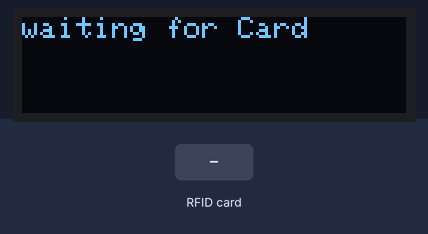
This sketch was run on a simulated Arduino Uno, built with avr-gcc and run on an emulated ATmega328P. Parts: 128×32 one-colour display. The inputs (shaded band) are chosen by the test bench. The display library's start-up logo is not drawn; what the sketch prints to the serial monitor is not drawn.

Above: at 1.3 s.
1.4 s: RFID card 5E 7A 19 C4 held to the reader
Timing chart, 0 to 4.4 s (numbered marks = the images above; inputs shaded):
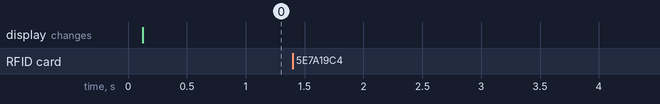

The sketch:

522_read.ino
```cpp
/*
 - Version: 0.5.4
 - Last Update: "4/14/2023"
 - Name: 522_read
 - Author: Joseph Caligiuri
 - Description: Arduino Code for using a MFRC522 RFID reader to scad tag blocks for Lily Ann Cabinets invintory
*/

//======================================================//

//Imports
#include <SPI.h>
#include <MFRC522.h>
#include <Wire.h>
#include <Adafruit_GFX.h>
#include <Adafruit_SSD1306.h>

//======================================================//

//Create MFRC522 (RFID reader)//
#define RST_PIN 9
#define SS_PIN 10
MFRC522 mfrc522(SS_PIN, RST_PIN);
MFRC522::MIFARE_Key key;
MFRC522::StatusCode status;

//======================================================//


// 128x32 Adafruit OLED Display (optional mostly used for debuging without serial connection)//
Adafruit_SSD1306 display = Adafruit_SSD1306(128, 32, &Wire);

//======================================================//

// Class for Oled Display//
class WRITE {
  public:

    void printInt(int x) //display int "x"
    {
      display.println(String(x));
      display.display();
    }

    void printStr(String x) // display String "x"
    {
      display.println(x);
      display.display();
    }

    void clear() // clear display
    {
      display.clearDisplay();
      display.setCursor(0, 0);
      display.display();
    }

    void startDisplay(int s) // start display with Text Size "s"
    {

      display.begin(SSD1306_SWITCHCAPVCC, 0x3C);
      display.display();

      display.setTextSize(s);
      display.setTextColor(WHITE);

      display.clearDisplay();

      display.println("waiting for card");


    }

  private:
};

//======================================================//

WRITE D; // call Oled class as "D"

//======================================================//

// Class for RFID reader
class BLOCK {
  public:
    byte block;
    byte len;

  void setKey(){
    for (byte i = 0; i < 6; i++) key.keyByte[i] = 0xFF;
  }

  bool valid;


  void readBlock(int x) // "x" block to be read
  {
    for (byte i = 0; i < x; i++) key.keyByte[i] = 0xFF;
  byte len;

  //-------------------------------------------
  // Reset the loop if no new card present on the sensor/reader. This saves the entire process when idle.
  if ( ! mfrc522.PICC_IsNewCardPresent()) {
    return;
  }

  // Select one of the cards
  if ( ! mfrc522.PICC_ReadCardSerial()) {
    return;
  }

  ;

  for (byte block = 1; block <= 5; block++) { // change this range to read different blocks
    if (block == 3){
      block++;
    }

    byte buffer[18];
    len = 18;

    status = mfrc522.PCD_Authenticate(MFRC522::PICC_CMD_MF_AUTH_KEY_A, block, &key, &(mfrc522.uid));
    if (status != MFRC522::STATUS_OK) {
      Serial.print(F("Authentication failed for block "));
      Serial.print(block);
      Serial.print(F(": "));
      Serial.println(mfrc522.GetStatusCodeName(status));
      return;
    }

    status = mfrc522.MIFARE_Read(block, buffer, &len);
    if (status != MFRC522::STATUS_OK) {
      Serial.print(F("Reading failed for block "));
      Serial.print(block);
      Serial.print(F(": "));
      Serial.println(mfrc522.GetStatusCodeName(status));
      return;
    }

    String value = "";
    for (uint8_t i = 0; i < 16; i++) {
      value += (char)buffer[i];
    }
    value.trim();

    Serial.println(value);

    delay(200);
  }


  delay(2000);

  mfrc522.PICC_HaltA();
  mfrc522.PCD_StopCrypto1();
  }


};

//======================================================//

BLOCK B; // call RFID reader as "B"

//======================================================//

// Class for organizing setup loop
class SETUP {

  public:

  void runSetup()
  {
    Serial.begin(9600); // begin Serial com

    SPI.begin(); //int SPI bus
    mfrc522.PCD_Init(); //int RFID Reader

    D.startDisplay(1); // Set Oled display settings
    D.clear();

    D.printStr("waiting for Card");

    B.setKey();

  }

};

//======================================================//

SETUP S; // calls Setup class as "S"

//======================================================//

void setup() //Code to be ran on startup
{
  S.runSetup();
}


void loop() //Code to be looped repeatedly after setup()
{


  B.readBlock(3);


}
```

Measured:
- after the input at 1.4 s, every drawn part: stays the same
